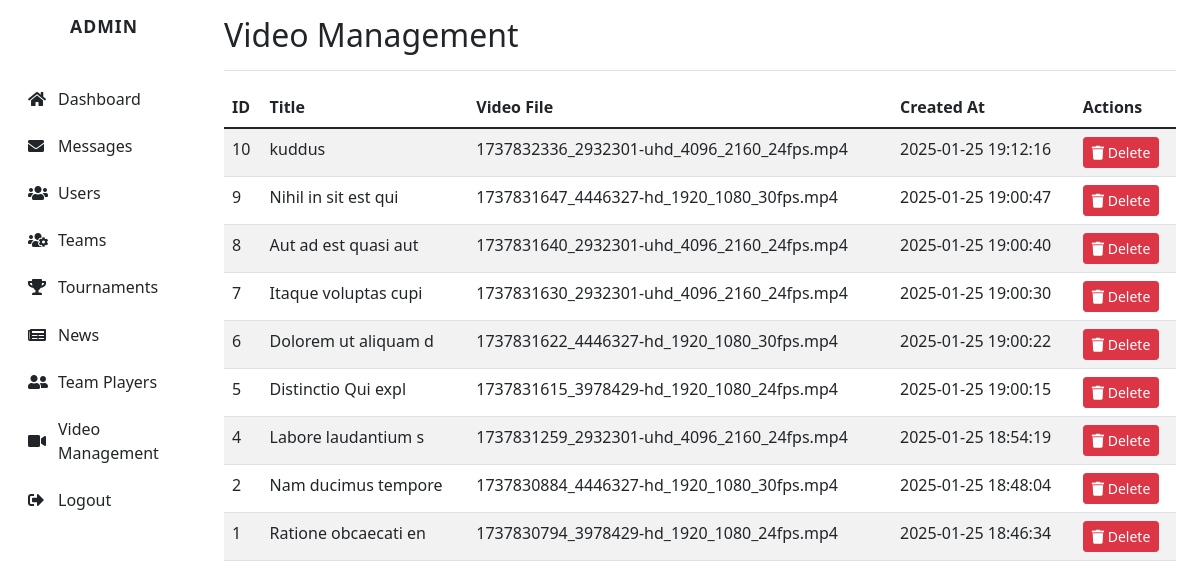
/Admin/video_management.php (signed in), run on the app's committed database.
### tables this page shows
CREATE TABLE `highlights` (
  `id` int(11) NOT NULL,
  `user_id` int(11) NOT NULL,
  `title` varchar(255) NOT NULL,
  `details` longtext DEFAULT NULL,
  `video_file` varchar(255) NOT NULL,
  `created_at` timestamp NOT NULL DEFAULT current_timestamp()
);

### Admin/video_management.php (the view, shortened to what this page needs)
<?php
require_once 'config.php';
try {
    $stmt = $conn->query("SELECT * FROM highlights ORDER BY created_at DESC");
    $videos = $stmt->fetchAll(PDO::FETCH_ASSOC);
} catch (PDOException $e) {
    $videos = [];
    $_SESSION['error'] = "Error fetching videos: " . $e->getMessage();
}
?>
<!DOCTYPE html>
<html lang="en">
<head>
    <link href="https://cdn.jsdelivr.net/npm/bootstrap@5.1.3/dist/css/bootstrap.min.css" rel="stylesheet">
    <link href="https://cdnjs.cloudflare.com/ajax/libs/font-awesome/5.15.3/css/all.min.css" rel="stylesheet">
</head>
<body>
    <div class="container-fluid">
        <div class="row">
            <?php include 'component/sidebar.php'; ?>
            <main class="col-md-10 ms-sm-auto px-4">
                <div class="d-flex justify-content-between flex-wrap flex-md-nowrap align-items-center pt-3 pb-2 mb-3 border-bottom">
                    <h1 class="h2">Video Management</h1>
                </div>
                <div class="table-responsive">
                    <table class="table table-striped table-hover">
                        <thead>
                            <tr>
                                <th>ID</th>
                                <th>Title</th>
                                <th>Video File</th>
                                <th>Created At</th>
                                <th>Actions</th>
                            </tr>
                        </thead>
                        <tbody>
                            <?php foreach ($videos as $video): ?>
                            <tr>
                                <td><?php echo htmlspecialchars($video['id']); ?></td>
                                <td><?php echo htmlspecialchars($video['title']); ?></td>
                                <td><?php echo htmlspecialchars($video['video_file']); ?></td>
                                <td><?php echo htmlspecialchars($video['created_at']); ?></td>
                                <td>
                                    <a href="video_management.php?delete=<?php echo $video['id']; ?>"
                                       class="btn btn-danger btn-sm"
                                       onclick="return confirm('Are you sure you want to delete this video?');">
                                        <i class="fas fa-trash"></i> Delete
                                    </a>
                                </td>
                            </tr>
                            <?php endforeach; ?>
                        </tbody>
                    </table>
                </div>
            </main>
        </div>
    </div>
</body>
</html>

### data on the page
highlights: id "10", title "kuddus", video_file "1737832336_2932301-uhd_4096_2160_24fps.mp4", created_at "2025-01-25 19:12:16"
highlights: id "9", title "Nihil in sit est qui", video_file "1737831647_4446327-hd_1920_1080_30fps.mp4", created_at "2025-01-25 19:00:47"
highlights: id "8", title "Aut ad est quasi aut", video_file "1737831640_2932301-uhd_4096_2160_24fps.mp4", created_at "2025-01-25 19:00:40"
highlights: id "7", title "Itaque voluptas cupi", video_file "1737831630_2932301-uhd_4096_2160_24fps.mp4", created_at "2025-01-25 19:00:30"
highlights: id "6", title "Dolorem ut aliquam d", video_file "1737831622_4446327-hd_1920_1080_30fps.mp4", created_at "2025-01-25 19:00:22"
highlights: id "5", title "Distinctio Qui expl", video_file "1737831615_3978429-hd_1920_1080_24fps.mp4", created_at "2025-01-25 19:00:15"
highlights: id "4", title "Labore laudantium s", video_file "1737831259_2932301-uhd_4096_2160_24fps.mp4", created_at "2025-01-25 18:54:19"
highlights: id "2", title "Nam ducimus tempore", video_file "1737830884_4446327-hd_1920_1080_30fps.mp4", created_at "2025-01-25 18:48:04"
highlights: id "1", title "Ratione obcaecati en", video_file "1737830794_3978429-hd_1920_1080_24fps.mp4", created_at "2025-01-25 18:46:34"
